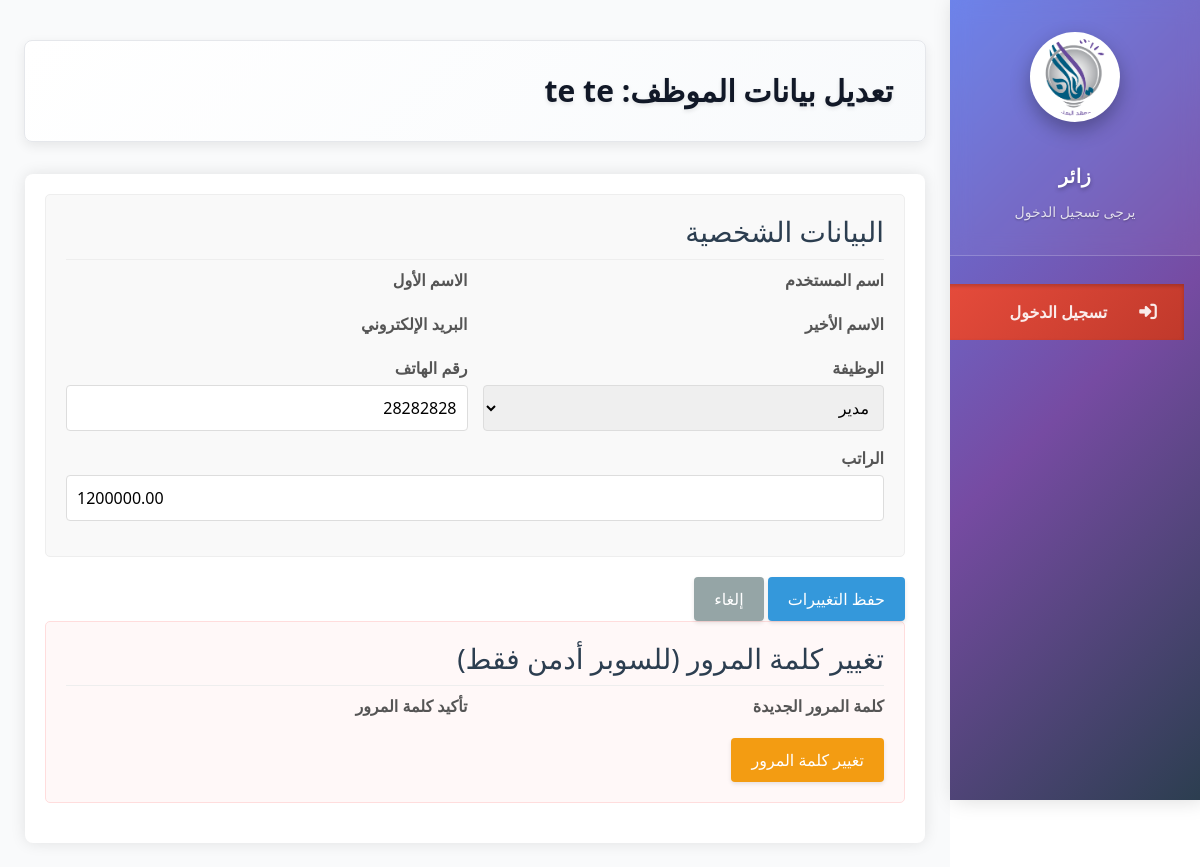
Page /employ/update/1/ on the committed database.
### employ/models.py (models this page shows, shortened)
class Employee(models.Model):
    POSITION_CHOICES = [
        ('admin', 'إداري'),
        ('accountant', 'محاسب'),
        ('mentor', 'مرشد'),
        ('manager', 'مدير'),
        ('marketing', 'تسويق'),
        ('reception', 'استقبال'),
    ]
    user = models.OneToOneField(User, on_delete=models.CASCADE, related_name='employee')
    position = models.CharField(max_length=20, choices=POSITION_CHOICES)
    phone_number = models.CharField(max_length=20)
    hire_date = models.DateField(auto_now_add=True)
    salary = models.DecimalField(max_digits=10, decimal_places=2)
    last_salary_payment_date = models.DateField(
        null=True,
        blank=True,
        verbose_name='تاريخ آخر دفعة راتب'
    )

### employ/views.py (the view, shortened to what this page needs)
# urls.py: path('update/<int:pk>/', views.EmployeeUpdateView.as_view(), name='employee_update'),
class EmployeeUpdateView(UpdateView):
    model = Employee
    fields = ['position', 'phone_number', 'salary']
    template_name = 'employ/employee_update.html'
    success_url = reverse_lazy('employ:hr')
    def get_context_data(self, **kwargs):
        context = super().get_context_data(**kwargs)
        context['password_form'] = SetPasswordForm(self.object.user)
        return context

### employ/context_processors.py (called while the page is built, shortened)
def employee_data(request):
    return {}

### templates/employ/employee_update.html (shortened to what this page needs)
{% extends "base.html" %}
{% load static %}
{% block content %}
<div class="module-header">
    <h2>تعديل بيانات الموظف: {{ object.user.get_full_name }}</h2>
</div>
<div class="form-container">
    <form method="post">
        <div class="form-section">
            <h3>البيانات الشخصية</h3>
            <div class="form-row">
                <div class="form-col">
                    <label for="{{ form.username.id_for_label }}">اسم المستخدم</label>
                </div>
                <div class="form-col">
                    <label for="{{ form.first_name.id_for_label }}">الاسم الأول</label>
                </div>
            </div>
            <div class="form-row">
                <div class="form-col">
                    <label for="{{ form.last_name.id_for_label }}">الاسم الأخير</label>
                </div>
                <div class="form-col">
                    <label for="{{ form.email.id_for_label }}">البريد الإلكتروني</label>
                </div>
            </div>
            <div class="form-row">
                <div class="form-col">
                    <label for="{{ form.position.id_for_label }}">الوظيفة</label>
                    {{ form.position }}
                </div>
                <div class="form-col">
                    <label for="{{ form.phone_number.id_for_label }}">رقم الهاتف</label>
                    {{ form.phone_number }}
                </div>
            </div>
            <div class="form-row">
                <div class="form-col">
                    <label for="{{ form.salary.id_for_label }}">الراتب</label>
                    {{ form.salary }}
                </div>
            </div>
        </div>
        <button type="submit" class="btn btn-primary">حفظ التغييرات</button>
        <a href="{% url 'employ:select_employee' %}" class="btn btn-secondary">إلغاء</a>
    </form>
    <div class="form-section password-section">
        <h3>تغيير كلمة المرور (للسوبر أدمن فقط)</h3>
        <form method="post">
            <div class="form-row">
                <div class="form-col">
                    <label for="{{ password_form.password1.id_for_label }}">كلمة المرور الجديدة</label>
                </div>
                <div class="form-col">
                    <label for="{{ password_form.password2.id_for_label }}">تأكيد كلمة المرور</label>
                </div>
            </div>
            <button type="submit" name="change_password" class="btn btn-warning">
                تغيير كلمة المرور
            </button>
        </form>
    </div>
</div>
{% endblock %}

### static/css/main.css (style rules this page uses)
:root { --primary-color: #3498db; --secondary-color: #2ecc71; --danger-color: #e74c3c; --warning-color: #f39c12; --info-color: #1abc9c; --dark-color: #4d6883; --light-color: #ecf0f1; --white: #ffffff; --black: #2c3e50; --gray: #95a5a6; --border-radius: 8px; --box-shadow: 0 2px 10px rgba(0, 0, 0, 0.1); --transition: all 0.3s ease; --sidebar-width: 250px; --sidebar-collapsed-width: 70px; --sidebar-transition: all 0.4s cubic-bezier(0.4, 0, 0.2, 1); }
* { margin: 0; padding: 0; box-sizing: border-box; }
html { scroll-behavior: smooth; }
body { font-family: 'Tajawal', sans-serif; background-image: url('../img/back.png'); color: var(--black); direction: rtl; line-height: 1.6; }
a { text-decoration: none; color: var(--primary-color); }
.btn { display: inline-flex; align-items: center; justify-content: center; padding: 0.5rem 1rem; border-radius: var(--border-radius); font-weight: 500; cursor: pointer; transition: var(--transition); border: none; font-size: 0.9rem; gap: 0.5rem; }
.btn-primary { background-color: var(--primary-color); color: var(--white); }
.btn-secondary { background-color: var(--secondary-color); color: var(--white); }
.btn-warning { background-color: var(--warning-color); color: var(--white); }
.module-header { display: flex; justify-content: space-between; align-items: center; margin-bottom: 1.5rem; padding: 1rem; background: var(--white); border-radius: var(--border-radius); box-shadow: var(--box-shadow); }
.module-header h2 { color: var(--dark-color); margin: 0; }
.form-row { display: flex; gap: 1rem; margin-bottom: 1rem; }
.form-col { flex: 1; }
label { display: block; margin-bottom: 0.5rem; font-weight: 500; }

### static/css/style.css (style rules this page uses)
:root { --primary-hover: #1d4ed8; --secondary-color: #10b981; --secondary-hover: #059669; --danger-color: #ef4444; --danger-hover: #dc2626; --warning-color: #f59e0b; --info-color: #06b6d4; --dark-color: #1f2937; --light-color: #f9fafb; --white: #ffffff; --gray-50: #f9fafb; --gray-100: #f3f4f6; --gray-200: #e5e7eb; --gray-300: #d1d5db; --gray-400: #9ca3af; --gray-500: #6b7280; --gray-600: #4b5563; --gray-700: #374151; --gray-800: #1f2937; --gray-900: #111827; --sidebar-width: 280px; --sidebar-collapsed-width: 70px; --border-radius: 8px; --box-shadow: 0 4px 6px -1px rgba(0, 0, 0, 0.1); --transition: all 0.3s ease; --sidebar-transition: all 0.4s cubic-bezier(0.4, 0, 0.2, 1); }
* { margin: 0; padding: 0; box-sizing: border-box; }
body { font-family: 'Tajawal', sans-serif; background: var(--gray-50); color: var(--gray-800); direction: rtl; line-height: 1.6; overflow-x: hidden; }
.module-header { display: flex; justify-content: space-between; align-items: center; margin-bottom: 2rem; padding: 2rem; background: var(--white); border-radius: var(--border-radius); box-shadow: 0 4px 12px rgba(0, 0, 0, 0.08); border: 1px solid var(--gray-200); background: linear-gradient(135deg, #ffffff 0%, #f8fafc 100%); }
.module-header h2 { color: var(--gray-900); margin: 0; font-size: 1.875rem; font-weight: 700; text-shadow: 0 2px 4px rgba(0, 0, 0, 0.1); }
.btn { display: inline-flex; align-items: center; justify-content: center; gap: 0.5rem; padding: 0.75rem 1rem; border: 1px solid transparent; border-radius: var(--border-radius); font-size: 0.875rem; font-weight: 500; cursor: pointer; transition: var(--transition); text-decoration: none; white-space: nowrap; box-shadow: 0 2px 4px rgba(0, 0, 0, 0.1); position: relative; overflow: hidden; }
.btn::before { content: ''; position: absolute; top: 0; left: -100%; width: 100%; height: 100%; background: linear-gradient(90deg, transparent, rgba(255, 255, 255, 0.2), transparent); transition: left 0.5s ease; }
.btn-primary { background: linear-gradient(135deg, var(--primary-color) 0%, var(--primary-hover) 100%); color: var(--white); border-color: var(--primary-color); }
.btn-secondary { background: linear-gradient(135deg, var(--gray-600) 0%, var(--gray-700) 100%); color: var(--white); border-color: var(--gray-600); }
.btn-warning { background: linear-gradient(135deg, var(--warning-color) 0%, #d97706 100%); color: var(--white); border-color: var(--warning-color); }
.form-row { display: flex; gap: 1rem; margin-bottom: 1.25rem; }
.form-col { flex: 1; }

### rows in the picture
Employee: user.get_full_name "te te", position "مدير", phone_number "28282828", salary "1200000.00"
